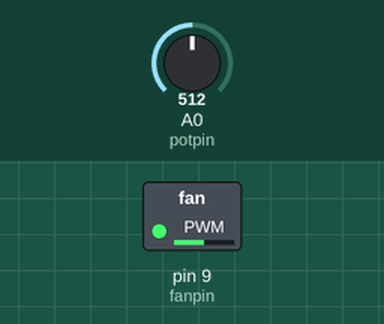
This sketch was run on a simulated Arduino Uno, built with avr-gcc and run on an emulated ATmega328P. Parts: switched loads named in the sketch (green lamp = pin HIGH). The inputs (shaded band) are chosen by the test bench; at power-on: A0 (potpin) = 512.

Above: at 1.2 s.
1.3 s: A0 (potpin) set to 716
At 1.9 s:
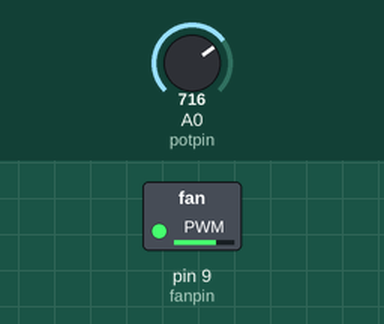
2.8 s: A0 (potpin) set to 900
At 3.1 s:
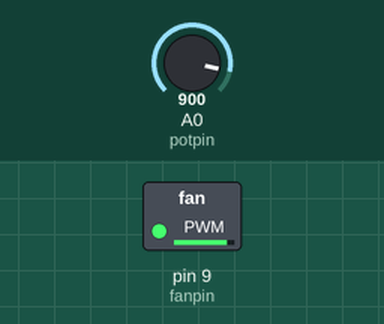
4.3 s: A0 (potpin) set to 122
At 5.5 s:
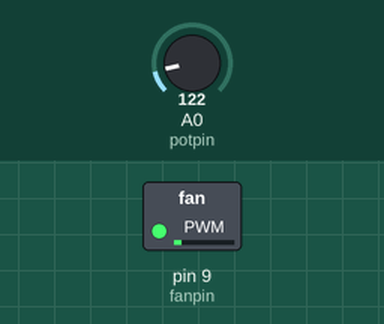
5.8 s: A0 (potpin) set to 0
At 6.8 s:
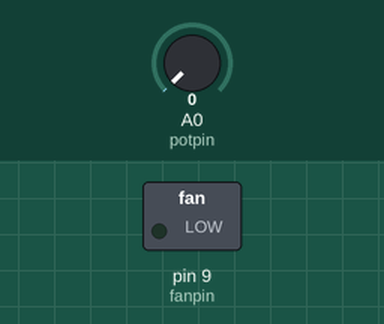
7.3 s: A0 (potpin) set to 511
At 8.0 s:
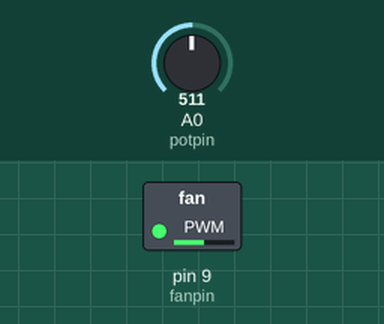
Timing chart, 0 to 9.8 s (numbered marks = the images above; inputs shaded):
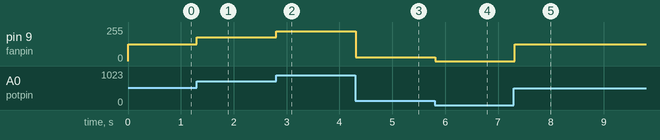

Measured:
- after the input at 1.3 s, pin 9 (fanpin): 127/255 → 178/255 at once
- after the input at 2.8 s, pin 9 (fanpin): 178/255 → 224/255 at once
- after the input at 4.3 s, pin 9 (fanpin): 224/255 → 30/255 at once
- after the input at 5.8 s, pin 9 (fanpin): 30/255 → 0/255 at once
- after the input at 7.3 s, pin 9 (fanpin): 0/255 → 127/255 at once

The sketch:

Project_Fan_Speed.ino
```cpp
// Visit www.makexchange.com for exciting new coding projects
// and to expand your inventing skills and knowledge.

// declare variables
int potpin = A0;
int val;
int fanpin = 9;


void setup() {
  // Prepare the fan pin to send out electricity
  pinMode(fanpin, OUTPUT);

}

void loop() {
  // Read the potentiometer level
  val = analogRead(potpin);

  // Send the right amount of electricity to the motor.
  val = map(val, 0, 1023, 0, 255);
  analogWrite(fanpin, val);
  delay(15);

}
```
